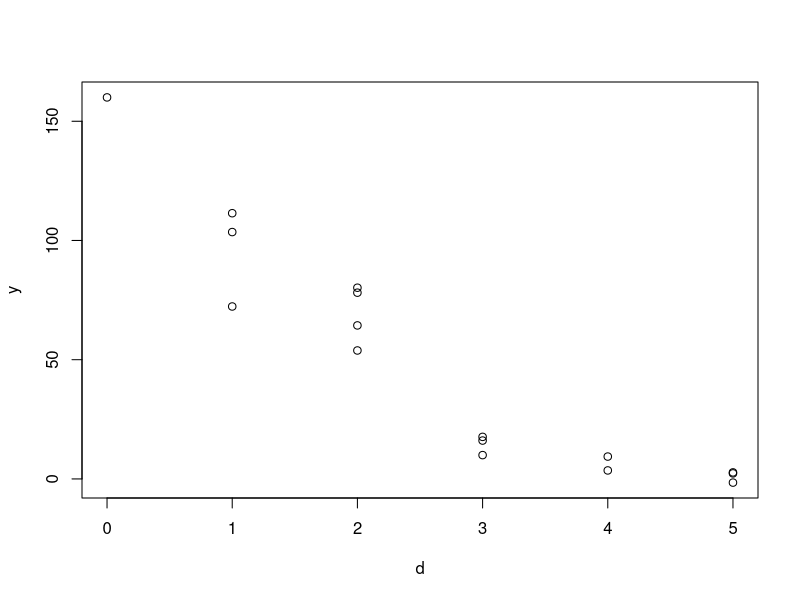
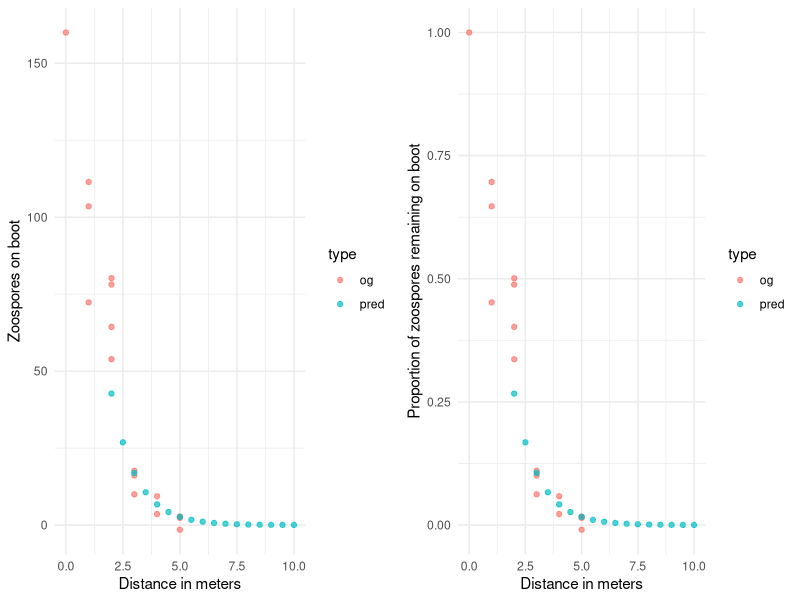
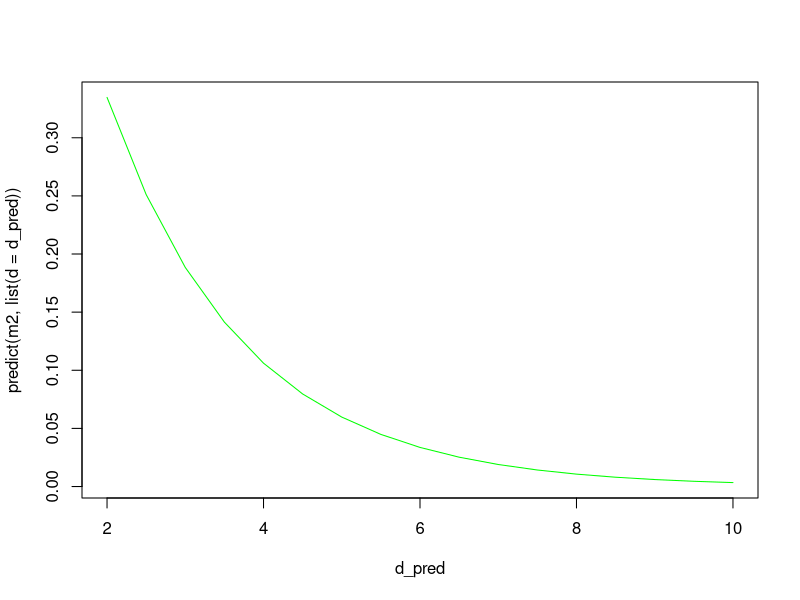

Recreate these plots in R, in order.
## ---- chunk 1
#| message: false

library(tidyverse)
## ---- chunk 2

# From what I remember these seemed to be the average values
# for the number of zoospores
# recovered from the boot
y_mean <- c(160, 100, 60, 20, 5, 2)
y_sd <- c(0, 30, 10, 5, 5, 5)

# And these are the number of data points for each of the distances
d <- c(0,1,1,1,2,2,2,2,3,3,3,4,4,5,5,5)

#simulate some data
y <- NULL
for(i in 1:length(d)){
  val_d <- d[i]
  gen_y <- rnorm(1, mean = y_mean[val_d+1], sd = y_sd[val_d+1])
  y[i] <- gen_y
}

plot(d, y)

## ---- chunk 3
# Save my simulated data as an object
my_df <- data.frame(d = d, y = y)

# The model looks at the proportion of zoospores that remain on the boot
pick_up <- my_df$y[which(my_df$d==0)] # number of zoospores picked up from source

my_df %>% 
  mutate(prop_y = y/pick_up) -> my_df

# plot(my_df$d, my_df$prop_y)

# Fit the function as a linear model:

m1 <- lm(log(prop_y) ~ d, data = my_df)
summary(m1)
## ---- chunk 4
exp(m1$coefficients[1])
## ---- chunk 5
exp(m1$coefficients[1]) * pick_up
## ---- chunk 6
# predictions vector
d_pred <- seq(from = 2, to = 10, by = 0.5) # in meters

# Use the model to generate predictions for these new distance values
y_log_pred <- predict(m1, list(d = d_pred))
# transform back to get proportions
y_pred_prop <- exp(y_log_pred)

# transform to number of zoospores using the initial pick up rate
y_pred<- y_pred_prop * pick_up

# Get one data frame to visualize
pred_df <- data.frame(d = d_pred, y = y_pred, prop_y = y_pred_prop, type = "pred")
## ---- chunk 7
my_df %>% 
  mutate(type = "og") %>% 
  bind_rows(pred_df) -> combined_df

combined_df %>% 
  ggplot(., aes(x = d, y = y, color = type)) +
  geom_point(alpha = 0.7) +
  theme_minimal() +
  labs(y = "Zoospores on boot", x = "Distance in meters") -> nzoos_fig


combined_df %>% 
  ggplot(., aes(x = d, y = prop_y, color = type)) +
  geom_point(alpha = 0.7) +
  theme_minimal() +
  labs(y = "Proportion of zoospores remaining on boot", x = "Distance in meters") -> prop_fig

library(cowplot)
plot_grid(nzoos_fig, prop_fig, ncol = 2)

## ---- chunk 8
slice_sample(my_df, n = 6)
## ---- chunk 9
m2 <- nls(prop_y ~ I(a * exp(b * d)), data = my_df, start=list(a=1, b=0))
## ---- chunk 10
plot(d_pred, predict(m2, list(d = d_pred)), col = "green", type = "l")
## ---- chunk 11
summary(m2)
## ---- chunk 12
(rss.p <- sum(residuals(m2)^2))  # Residual sum of squares
(tss <- sum((my_df$prop_y - mean(my_df$prop_y))^2))  # Total sum of squares
1 - (rss.p/tss)  # R-squared measure
## ---- chunk 13
a <- summary(m2)$coefficients[1]
b <- summary(m2)$coefficients[2]

get_prop_y <- function(x, a, b){
  a*exp(b*x)
}


get_prop_y(20, a, b)

## ---- chunk 14
predict(m2, list(d = 20))
